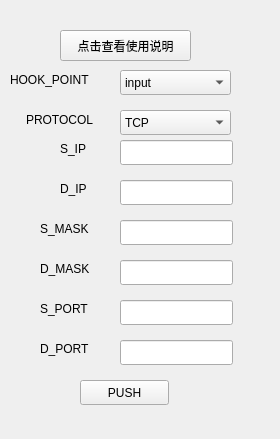
<?xml version="1.0" encoding="UTF-8"?>
<ui version="4.0">
 <class>new_window</class>
 <widget class="QFrame" name="new_window">
  <property name="geometry">
   <rect>
    <x>0</x>
    <y>0</y>
    <width>280</width>
    <height>439</height>
   </rect>
  </property>
  <property name="windowTitle">
   <string>add rule</string>
  </property>
  <widget class="QLabel" name="HOOK">
   <property name="geometry">
    <rect>
     <x>10</x>
     <y>70</y>
     <width>101</width>
     <height>20</height>
    </rect>
   </property>
   <property name="text">
    <string>HOOK_POINT</string>
   </property>
  </widget>
  <widget class="QLabel" name="label_3">
   <property name="geometry">
    <rect>
     <x>50</x>
     <y>150</y>
     <width>67</width>
     <height>17</height>
    </rect>
   </property>
   <property name="text">
    <string/>
   </property>
  </widget>
  <widget class="QLabel" name="S_IP">
   <property name="geometry">
    <rect>
     <x>60</x>
     <y>140</y>
     <width>67</width>
     <height>17</height>
    </rect>
   </property>
   <property name="text">
    <string>S_IP</string>
   </property>
  </widget>
  <widget class="QLabel" name="D_IP">
   <property name="geometry">
    <rect>
     <x>60</x>
     <y>180</y>
     <width>67</width>
     <height>17</height>
    </rect>
   </property>
   <property name="text">
    <string>D_IP</string>
   </property>
  </widget>
  <widget class="QLabel" name="S_MASK">
   <property name="geometry">
    <rect>
     <x>40</x>
     <y>220</y>
     <width>67</width>
     <height>17</height>
    </rect>
   </property>
   <property name="text">
    <string>S_MASK</string>
   </property>
  </widget>
  <widget class="QLabel" name="D_MASK">
   <property name="geometry">
    <rect>
     <x>40</x>
     <y>260</y>
     <width>67</width>
     <height>17</height>
    </rect>
   </property>
   <property name="text">
    <string>D_MASK</string>
   </property>
  </widget>
  <widget class="QLineEdit" name="S_IP_LINE">
   <property name="geometry">
    <rect>
     <x>120</x>
     <y>140</y>
     <width>113</width>
     <height>25</height>
    </rect>
   </property>
  </widget>
  <widget class="QLineEdit" name="D_IP_LINE">
   <property name="geometry">
    <rect>
     <x>120</x>
     <y>180</y>
     <width>113</width>
     <height>25</height>
    </rect>
   </property>
  </widget>
  <widget class="QLineEdit" name="S_MASK_LINE">
   <property name="geometry">
    <rect>
     <x>120</x>
     <y>220</y>
     <width>113</width>
     <height>25</height>
    </rect>
   </property>
  </widget>
  <widget class="QLineEdit" name="D_MASK_LINE">
   <property name="geometry">
    <rect>
     <x>120</x>
     <y>260</y>
     <width>113</width>
     <height>25</height>
    </rect>
   </property>
  </widget>
  <widget class="QPushButton" name="PUSH">
   <property name="geometry">
    <rect>
     <x>80</x>
     <y>380</y>
     <width>89</width>
     <height>25</height>
    </rect>
   </property>
   <property name="text">
    <string>PUSH</string>
   </property>
  </widget>
  <widget class="QComboBox" name="HOOK_POINT">
   <property name="geometry">
    <rect>
     <x>120</x>
     <y>70</y>
     <width>111</width>
     <height>25</height>
    </rect>
   </property>
   <item>
    <property name="text">
     <string>input</string>
    </property>
   </item>
   <item>
    <property name="text">
     <string>output</string>
    </property>
   </item>
   <item>
    <property name="text">
     <string>forward</string>
    </property>
   </item>
  </widget>
  <widget class="QLabel" name="label">
   <property name="geometry">
    <rect>
     <x>40</x>
     <y>300</y>
     <width>67</width>
     <height>17</height>
    </rect>
   </property>
   <property name="text">
    <string>S_PORT</string>
   </property>
  </widget>
  <widget class="QLabel" name="label_2">
   <property name="geometry">
    <rect>
     <x>40</x>
     <y>340</y>
     <width>67</width>
     <height>17</height>
    </rect>
   </property>
   <property name="text">
    <string>D_PORT</string>
   </property>
  </widget>
  <widget class="QLineEdit" name="S_PORT_LINE">
   <property name="geometry">
    <rect>
     <x>120</x>
     <y>300</y>
     <width>113</width>
     <height>25</height>
    </rect>
   </property>
  </widget>
  <widget class="QLineEdit" name="D_PORT_LINE">
   <property name="geometry">
    <rect>
     <x>120</x>
     <y>340</y>
     <width>113</width>
     <height>25</height>
    </rect>
   </property>
  </widget>
  <widget class="QPushButton" name="CLICK">
   <property name="geometry">
    <rect>
     <x>60</x>
     <y>30</y>
     <width>131</width>
     <height>31</height>
    </rect>
   </property>
   <property name="text">
    <string>点击查看使用说明</string>
   </property>
  </widget>
  <widget class="QLabel" name="label_4">
   <property name="geometry">
    <rect>
     <x>26</x>
     <y>110</y>
     <width>81</width>
     <height>20</height>
    </rect>
   </property>
   <property name="text">
    <string>PROTOCOL</string>
   </property>
  </widget>
  <widget class="QComboBox" name="PROTOCOL">
   <property name="geometry">
    <rect>
     <x>120</x>
     <y>110</y>
     <width>111</width>
     <height>25</height>
    </rect>
   </property>
   <item>
    <property name="text">
     <string>TCP</string>
    </property>
   </item>
   <item>
    <property name="text">
     <string>UDP</string>
    </property>
   </item>
   <item>
    <property name="text">
     <string>ICMP</string>
    </property>
   </item>
  </widget>
 </widget>
 <resources/>
 <connections/>
</ui>
